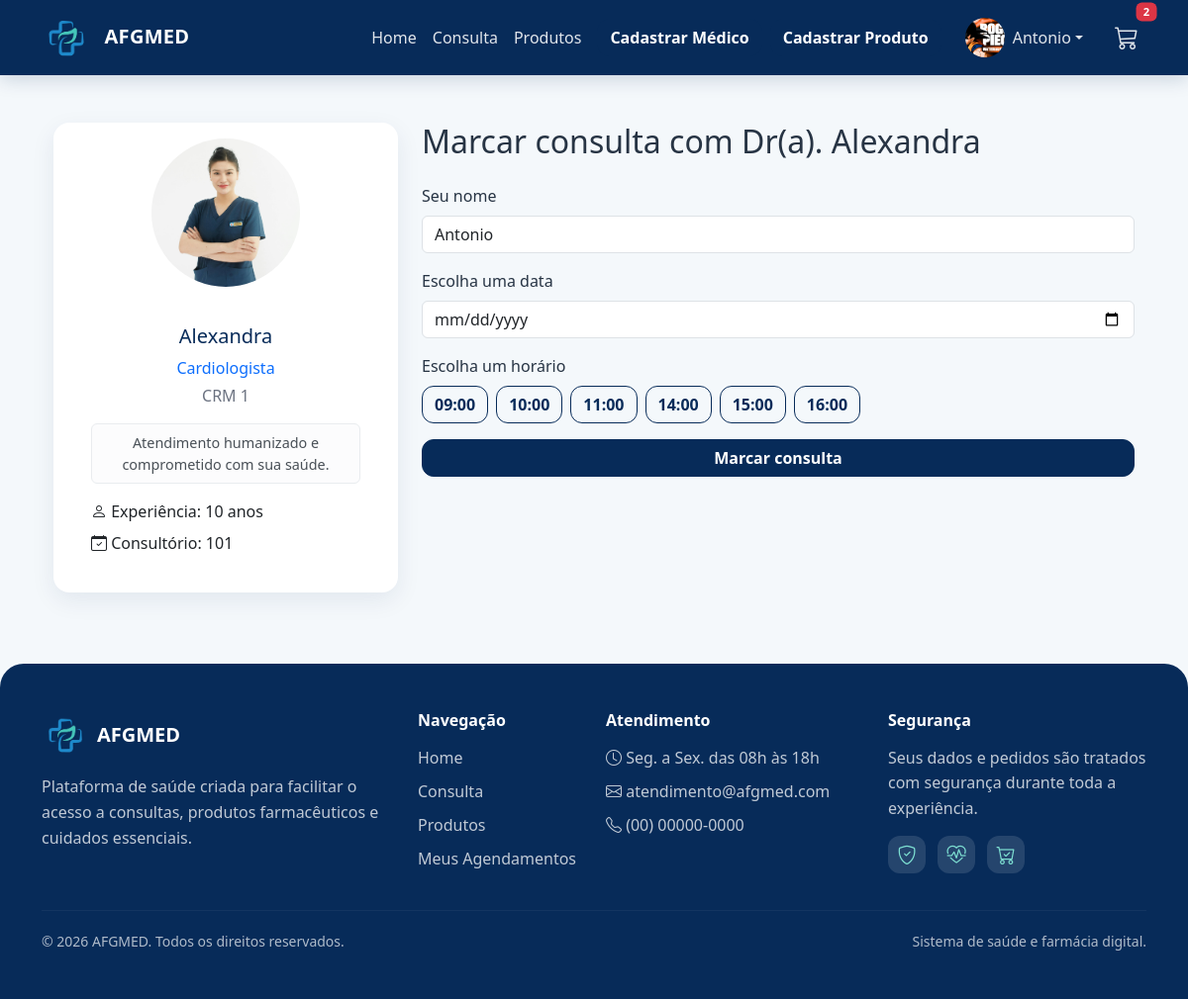
Screenshot of /consultas/1 (signed in) with the database file from the repository.
### projetoafgmed/models.py (models this page shows)
class Usuario(database.Model, UserMixin):
    id = database.Column(database.Integer, primary_key=True)
    nome = database.Column(database.String, nullable=False)
    sobrenome = database.Column(database.String, nullable=False)
    email = database.Column(database.String, nullable=False, unique=True)
    senha = database.Column(database.String, nullable=False)
    foto = database.Column(database.String(200), nullable=True, default='usuario_padrao.jpg')
    is_admin = database.Column(database.Boolean, default=False)
    perfil = database.relationship('PerfilUsuario', backref='usuario', uselist=False)
    carrinho = database.relationship('Carrinho', backref='usuario', uselist=False)
    consultas = database.relationship('Consulta', backref='usuario', lazy=True)

class Medico(database.Model):
    id = database.Column(database.Integer, primary_key=True)
    nome = database.Column(database.String, nullable=False)
    especialidade = database.Column(database.String, nullable=False)
    email = database.Column(database.String)
    telefone = database.Column(database.String)
    foto = database.Column(database.String, default="default.jpg")
    data_criacao = database.Column(database.DateTime, nullable=False, default=datetime.utcnow)

### projetoafgmed/routes.py (the view, shortened to what this page needs)
@app.route('/consultas/<int:medico_id>', methods=['GET', 'POST'])
@login_required
def consultas(medico_id):
    medico = Medico.query.get_or_404(medico_id)
    horarios = ['09:00', '10:00', '11:00', '14:00', '15:00', '16:00']
    consultas_marcadas = Consulta.query.filter_by(medico_id=medico.id).all()
    return render_template('consultas.html', medico=medico, horarios=horarios, consultas=consultas_marcadas)

### projetoafgmed/models.py (called while the page is built)
@login_manager.user_loader
def load_usuario(id_usuario):
    return Usuario.query.get(int(id_usuario))

### projetoafgmed/routes.py (called while the page is built, shortened)
@app.context_processor
def carrinho_global():
    if current_user.is_authenticated:
        carrinho = Carrinho.query.filter_by(
            id_usuario=current_user.id,
            status="ativo"
        ).first()
        itens = carrinho.itens if carrinho else []
        total = sum(item.quantidade * item.preco_unitario for item in itens)
        quantidade = sum(item.quantidade for item in itens)
        return {
            "carrinho": carrinho,
            "itens_carrinho": itens,
            "total_carrinho": total,
            "quantidade_carrinho": quantidade
        }

### projetoafgmed/templates/consultas.html (shortened to what this page needs)
{% extends 'base.html' %}
{% block content %}
<div class="container mt-5">
    <div class="row">
        <div class="col-md-4 mb-4">
            <div class="card shadow-sm rounded-4 text-center p-3">
                <img src="{{ url_for('static', filename='fotos_medicos/' ~ medico.foto) }}"
                     class="rounded-circle mx-auto"
                     style="width:150px; height:150px; object-fit:cover;"
                     alt="{{ medico.nome }}">
                <div class="card-body">
                    <h5 class="card-title mt-3">{{ medico.nome }}</h5>
                    <p class="text-primary mb-1">{{ medico.especialidade }}</p>
                    <p class="text-muted">CRM {{ medico.id }}</p>
                    <div class="alert alert-light mt-3 py-2" role="alert" style="font-size:0.9rem;">
                        Atendimento humanizado e comprometido com sua saúde.
                    </div>
                    <ul class="list-unstyled mt-3 mb-0 text-start">
                        <li class="mb-2">
                            <i class="bi bi-person"></i>
                            Experiência: 10 anos
                        </li>
                        <li>
                            <i class="bi bi-calendar-check"></i>
                            Consultório: 101
                        </li>
                    </ul>
                </div>
            </div>
        </div>
        <div class="col-md-8">
            <h2 class="mb-4">Marcar consulta com Dr(a). {{ medico.nome }}</h2>
            <form method="POST" id="form_consulta">
                <div class="mb-3">
                    <label class="form-label">Seu nome</label>
                    <input type="text" class="form-control" value="{{ current_user.nome }}" readonly>
                </div>
                <div class="mb-3">
                    <label class="form-label">Escolha uma data</label>
                    <input type="date" class="form-control" id="data_consulta" name="data_consulta" required>
                </div>
                <div class="mb-3">
                    <label class="form-label">Escolha um horário</label>
                    <div class="d-flex flex-wrap gap-2" id="horarios_container">
                        {% for h in horarios %}
                            <button type="button" class="btn btn-outline-primary horario-btn">{{ h }}</button>
                        {% endfor %}
                    </div>
                </div>
                <button type="submit" class="btn btn-primary w-100">Marcar consulta</button>
            </form>
        </div>
    </div>
</div>
{% endblock %}

### projetoafgmed/templates/base.html (shortened to what this page needs)
<!DOCTYPE html>
<html lang="pt-br">
<head>
    <link href="https://cdn.jsdelivr.net/npm/bootstrap@5.3.8/dist/css/bootstrap.min.css" rel="stylesheet">
    <link rel="stylesheet" href="https://cdn.jsdelivr.net/npm/bootstrap-icons@1.11.3/font/bootstrap-icons.css">
    <link rel="stylesheet" href="{{ url_for('static', filename='css/style.css') }}">
</head>
<body>
<nav class="navbar navbar-expand-lg navbar-dark bg-dark">
    <div class="container">
        <a class="navbar-brand" href="{{ url_for('homepage') }}">
            <img src="{{ url_for('static', filename='imagens/logo.jpg') }}" alt="Logo" width="50" class="me-2">
            AFGMED
        </a>
        <div class="collapse navbar-collapse" id="navbarNav">
            <ul class="navbar-nav ms-auto align-items-center">
                <li class="nav-item"><a class="nav-link" href="{{ url_for('homepage') }}">Home</a></li>
                <li class="nav-item"><a class="nav-link" href="{{ url_for('medicos') }}">Consulta</a></li>
                <li class="nav-item"><a class="nav-link" href="{{ url_for('produtos') }}">Produtos</a></li>
                {% if current_user.is_authenticated and current_user.is_admin %}
                    <li class="nav-item ms-2">
                        <a class="btn btn-primary" href="{{ url_for('cadastro_medico') }}">Cadastrar Médico</a>
                    </li>
                    <li class="nav-item ms-2">
                        <a class="btn btn-primary" href="{{ url_for('cadastro_produto') }}">Cadastrar Produto</a>
                    </li>
                {% endif %}
            </ul>
            <ul class="navbar-nav ms-3 align-items-center">
                {% if current_user.is_authenticated %}
                    <li class="nav-item dropdown me-3">
                        <a class="nav-link dropdown-toggle d-flex align-items-center" href="#" id="perfilDropdown" role="button" data-bs-toggle="dropdown" aria-expanded="false">
                            <img src="{{ url_for('static', filename='fotos_perfil/' + (current_user.foto or 'usuario_padrao.jpg')) }}"
                                 alt="Perfil"
                                 class="rounded-circle"
                                 style="width:40px; height:40px; object-fit:cover;">
                            <span class="ms-2">{{ current_user.nome }}</span>
                        </a>
                    </li>
                    <li class="nav-item position-relative">
                        <a class="nav-link" href="#" data-bs-toggle="offcanvas" data-bs-target="#carrinhoLateral" aria-controls="carrinhoLateral">
                            <i class="bi bi-cart3" style="font-size: 1.5rem;"></i>
                            {% if carrinho %}
                                <span class="badge bg-danger position-absolute top-0 start-100 translate-middle">
                                    {{ quantidade_carrinho }}
                                </span>
                            {% endif %}
                        </a>
                    </li>
                {% endif %}
            </ul>
        </div>
    </div>
</nav>
<main class="container mt-5">
    {% block content %}{% endblock %}
</main>
<footer class="footer-afg mt-5">
    <div class="container py-5">
        <div class="row g-4">
            <div class="col-md-4">
                <div class="d-flex align-items-center mb-3">
                    <img src="{{ url_for('static', filename='imagens/logo.jpg') }}" alt="Logo AFGMED" width="48" class="footer-logo me-2">
                    <h5 class="mb-0 fw-bold">AFGMED</h5>
                </div>
                <p class="footer-text">
                    Plataforma de saúde criada para facilitar o acesso a consultas,
                    produtos farmacêuticos e cuidados essenciais.
                </p>
            </div>
            <div class="col-md-2">
                <h6 class="footer-title">Navegação</h6>
                <ul class="footer-links">
                    <li><a href="{{ url_for('homepage') }}">Home</a></li>
                    <li><a href="{{ url_for('medicos') }}">Consulta</a></li>
                    <li><a href="{{ url_for('produtos') }}">Produtos</a></li>
                    <li><a href="{{ url_for('meus_agendamentos') }}">Meus Agendamentos</a></li>
                </ul>
            </div>
            <div class="col-md-3">
                <h6 class="footer-title">Atendimento</h6>
                <ul class="footer-links">
                    <li><i class="bi bi-clock"></i> Seg. a Sex. das 08h às 18h</li>
                    <li><i class="bi bi-envelope"></i> atendimento@afgmed.com</li>
                    <li><i class="bi bi-telephone"></i> (00) 00000-0000</li>
                </ul>
            </div>
            <div class="col-md-3">
                <h6 class="footer-title">Segurança</h6>
                <p class="footer-text">
                    Seus dados e pedidos são tratados com segurança durante toda a experiência.
                </p>
                <div class="footer-icons">
                    <i class="bi bi-shield-check"></i>
                    <i class="bi bi-heart-pulse"></i>
                    <i class="bi bi-cart-check"></i>
                </div>
            </div>
        </div>
        <hr class="footer-line">
        <div class="d-flex flex-column flex-md-row justify-content-between align-items-center gap-2">
            <small>© 2026 AFGMED. Todos os direitos reservados.</small>
            <small>Sistema de saúde e farmácia digital.</small>
        </div>
    </div>
</footer>
</body>
</html>

### projetoafgmed/static/css/style.css (style rules this page uses)
body { background: #f4f8fb; color: #273444; font-family: 'Segoe UI', Tahoma, Geneva, Verdana, sans-serif; }
.navbar { background: #072B59 !important; box-shadow: 0 4px 18px rgba(7, 43, 89, 0.18); }
.navbar-brand { font-weight: 700; letter-spacing: .3px; }
.navbar-brand img { border-radius: 10px; object-fit: cover; }
.navbar .nav-link { color: rgba(255, 255, 255, .88) !important; font-weight: 500; }
.btn { border-radius: 12px; transition: .2s ease; }
.btn-primary { background-color: #072B59; border-color: #072B59; font-weight: 700; }
.btn-outline-primary { color: #072B59; border-color: #072B59; border-radius: 12px; font-weight: 700; }
.card { border: none; border-radius: 20px; overflow: hidden; transition: .25s ease; box-shadow: 0 8px 24px rgba(7,43,89,.08) !important; }
.card-body { padding: 22px; }
.card-title { color: #072B59; }
.text-muted { color: #6b7280 !important; }
.badge.bg-danger { font-size: 0.7rem; }
.footer-afg { background: #072B59; color: #ffffff; border-radius: 24px 24px 0 0; }
.footer-logo { border-radius: 10px; object-fit: cover; }
.footer-text { color: rgba(255, 255, 255, 0.75); line-height: 1.6; margin-bottom: 0; }
.footer-title { font-weight: 700; margin-bottom: 15px; color: #ffffff; }
.footer-links { list-style: none; padding: 0; margin: 0; }
.footer-links li { margin-bottom: 10px; color: rgba(255, 255, 255, 0.75); }
.footer-links a { color: rgba(255, 255, 255, 0.75); text-decoration: none; transition: .2s ease; }
.footer-icons { display: flex; gap: 12px; margin-top: 15px; }
.footer-icons i { width: 38px; height: 38px; background: rgba(255, 255, 255, 0.12); color: #7ee0d2; border-radius: 12px; display: grid; place-items: center; font-size: 1.2rem; }
.footer-line { border-color: rgba(255, 255, 255, 0.18); margin: 30px 0 20px; }
.footer-afg small { color: rgba(255, 255, 255, 0.68); }

### rows the page displays
Usuario: foto (picture), nome "Antonio"
Medico: foto (picture), nome "Alexandra", especialidade "Cardiologista", id "1"

### other values shown
{{ quantidade_carrinho }} "2"
{{ h }} "09:00" "10:00" "11:00" "14:00" "15:00" "16:00"
